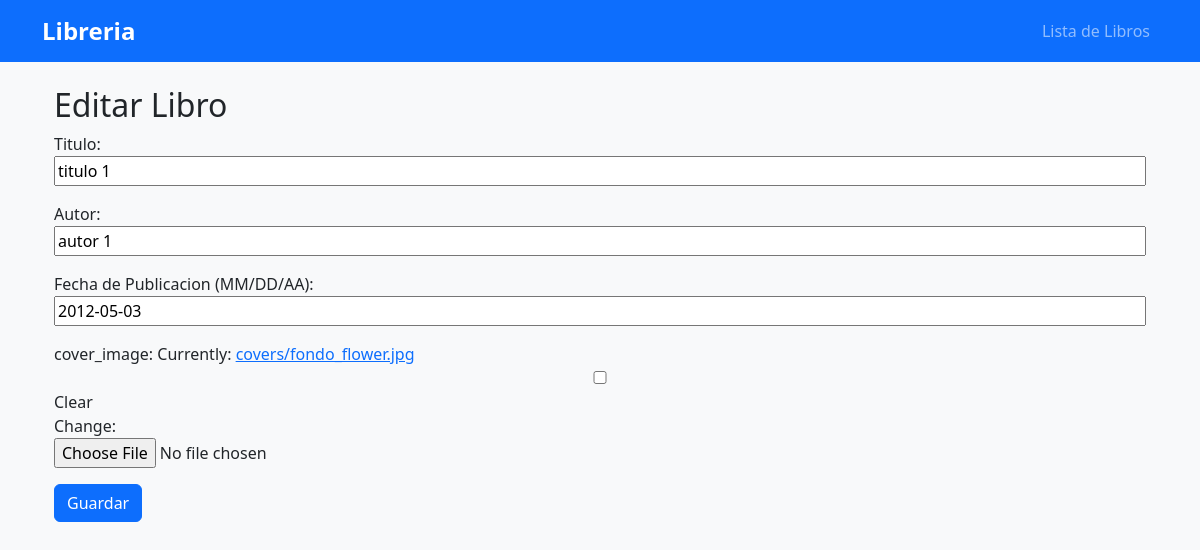
Page /book/1/update/ on the committed database.
### book/models.py (models this page shows, shortened)
class Book(models.Model):
    title = models.CharField(max_length=100)
    author = models.CharField(max_length=100)
    fecha_publi = models.DateField(("DD/MM/AA"),null=True, auto_now=False, auto_now_add=False)
    cover_image = models.ImageField(upload_to='covers/', null=True, blank=True)

### book/views.py (the view)
# urls.py: path('book/<int:pk>/update/', views.book_update, name='book_update'),
def book_update(request, pk):
    book = get_object_or_404(Book, pk=pk)
    if request.method == 'POST':
        form = BookForm(request.POST, request.FILES, instance=book)
        if form.is_valid():
            form.save()
            return redirect('book_detail', pk=book.pk)
    else:
        form = BookForm(instance=book)
    return render(request, 'book_form.html', {'form': form})

### book/forms.py
class BookForm(forms.ModelForm):
    class Meta:
        model = Book
        fields = ['title', 'author', 'fecha_publi', 'cover_image']
        labels = {
            'title':'Titulo',
            'author':'Autor',
            'fecha_publi':'Fecha de Publicacion (MM/DD/AA)',
            'cover_image':'cover_image',
        }

### templates/book_form.html (shortened to what this page needs)
{% extends 'base.html' %}
{% block content %}
<div class="container mt-4">
    <h2>{% if form.instance.pk %}Editar Libro{% else %}Agregar Libro{% endif %}</h2>
    <form method="post" enctype="multipart/form-data">
        {{ form.as_p }}
        <button type="submit" class="btn btn-primary">Guardar</button>
    </form>
</div>
{% endblock %}

### templates/base.html (style rules this page uses)
body { background-color: #f8f9fa; }
input { width: 100%; }

### rows in the picture
Book: title "titulo 1", author "autor 1", fecha_publi "2012-05-03"
